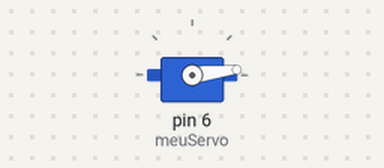
This sketch was run on a simulated Arduino Uno, built with avr-gcc and run on an emulated ATmega328P. Parts: servo.

Above: at 0.05 s.
At 0.85 s:
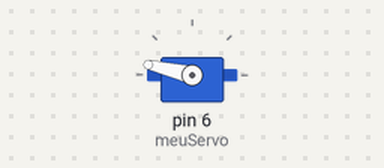
At 1.8 s:
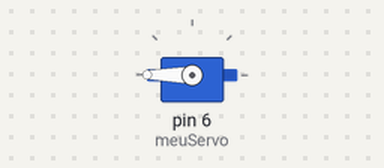
At 3.6 s:
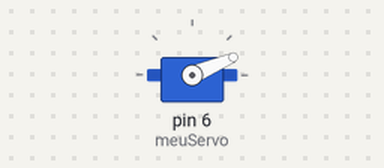
Timing chart, 0 to 8.6 s (numbered marks = the images above):
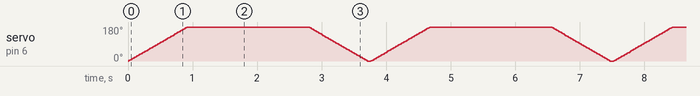

The sketch:

servo_motor.ino
```cpp
// Programa: Controlando um servo motor com Arduino (servo motor arduino code)

#include <Servo.h>

Servo meuServo;
int pos;

void setup() {
    meuServo.attach(6);
    meuServo.write(0);
}

void loop() {
    for (pos = 0; pos < 360; pos++) {
        meuServo.write(pos);
        delay(5);
    }
    delay(50);

    for (pos = 360; pos >= 0; pos--) {
        meuServo.write(pos);
        delay(5);
    }
    delay(50);
}
```
